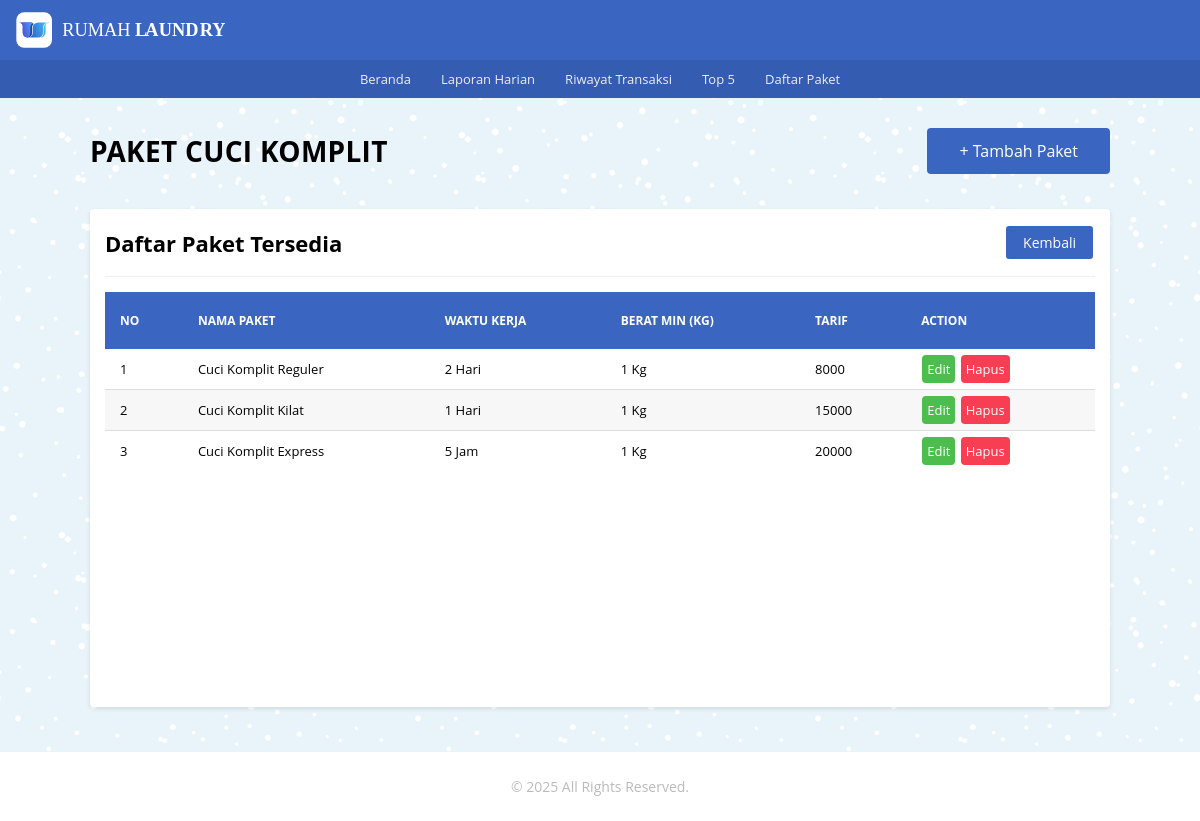
The page /paket/pkt_ck/pkt_ck.php on the database its author committed.
### tables this page shows
CREATE TABLE `tb_cuci_komplit` (
  `id_ck` int(11) NOT NULL,
  `nama_paket_ck` varchar(100) NOT NULL,
  `waktu_kerja_ck` varchar(20) NOT NULL,
  `kuantitas_ck` int(11) NOT NULL,
  `tarif_ck` int(11) NOT NULL
);

### _functions.php (called while the page is built, shortened)
<?php
$host	= 'localhost';
$user = 'root';
$pass	= '';
$db	= 'laundry_app';
$koneksi = mysqli_connect($host,$user,$pass,$db);
function query($query){
	global $koneksi;
	$result = mysqli_query($koneksi, $query);
	$rows = [];
	while ($row = mysqli_fetch_assoc($result)) {
		$rows[] = $row;
	}
	return $rows;
}
function url($url = null){
	$url_utama = "http://localhost/rumah_laundry_6";
	if ($url != null) {
		return $url_utama . '/' . $url;
	}else{
		return $url_utama;
	}
}

### paket/pkt_ck/pkt_ck.php (the view)
<?php
	require_once('../../_header.php');
	$data_ck = query('SELECT * FROM tb_cuci_komplit');
?>
	<div id="pkt_ck" class="main-content">
		<div class="container">
			<div class="baris">
				<div class="selamat-datang">
					<div class="col-header">
						<h2 class="judul-md">Paket Cuci Komplit</h2>
					</div>
					<div class="col-header txt-right">
						<a href="<?=url('paket/pkt_ck/tambah.php')?>" class="btn-lg bg-primary">+ Tambah Paket</a>
					</div>
				</div>
			</div>
			<div class="baris">
				<div class="col">
					<div class="card">
						<div class="card-title card-flex">
							<div class="card-col">
								<h2>Daftar Paket Tersedia</h2>
							</div>
							<div class="card-col txt-right">
								<a href="<?=url('paket/paket.php')?>" class="btn-xs bg-primary">Kembali</a>
							</div>
						</div>
						<div class="card-body">
							<div class="tabel-kontainer">
								<table class="tabel-transaksi">
									<thead>
										<tr>
											<th class="sticky">No</th>
											<th class="sticky">Nama Paket</th>
											<th class="sticky">Waktu Kerja</th>
											<th class="sticky">Berat Min (Kg)</th>
											<th class="sticky">Tarif</th>
											<th class="sticky">Action</th>
										</tr>
									</thead>
									<tbody>
										<?php $no = 1; ?>
										<?php foreach($data_ck as $ck) : ?>
											<tr>
												<td><?= $no ?></td>
												<td><?= $ck['nama_paket_ck'] ?></td>
												<td><?= $ck['waktu_kerja_ck'] ?></td>
												<td><?= $ck['kuantitas_ck'] . ' Kg' ?></td>
												<td><?= $ck['tarif_ck'] ?></td>
												<td>
													<a href="<?=url('paket/pkt_ck/edit.php')?>?id_ck=<?=$ck['id_ck']?>" class="btn btn-edit">Edit</a>
													<a href="<?=url('paket/pkt_ck/hapus.php')?>?id_ck=<?=$ck['id_ck']?>" onclick="return confirm('Yakin akan menghapus?');"  class="btn btn-hapus">Hapus</a>
												</td>
											</tr>
											<?php $no++ ?>
										<?php endforeach; ?>
									</tbody>
								</table>
							</div>
						</div>
					</div>
				</div>
			</div>
		</div>
	</div>
<?php require_once('../../_footer.php'); ?>

### _assets/css/style.css (style rules this page uses)
* { margin: 0; padding: 0; box-sizing: border-box; }
html,body { width: 100%; max-width: 100%; position: relative; font-family: 'Open sans', sans-serif; display: flex; flex-direction: column; background-image: url(../img/blue-snow.png); overflow-x: hidden; }
.txt-right { text-align: right; }
h2 { font-size: 22px; }
.main-content { display: flex; flex-direction: column; }
.container { display: flex; flex-direction: column; width: 1080px; max-width: 100%; margin: auto; padding: 0 15px; min-height: 20px; }
.baris { position: relative; margin: 0px; display: flex; flex-direction: row; flex-wrap: wrap; }
.selamat-datang { width: 100%; display: flex; flex-direction: row; flex-wrap: wrap; align-items: center; justify-content: space-between; padding: 0 15px; margin: 30px 0 20px 0; }
.selamat-datang .col-header { flex: 1; }
.selamat-datang .col-header .judul-md { font-size: 28px; text-transform: uppercase; letter-spacing: .3px; }
.selamat-datang .col-header a { display: inline-block; color: #fff; text-decoration: none; }
.btn-lg { padding: 10px 30px; border-radius: 4px; }
.bg-primary { border: 2px solid #3a66c1; color: #ffffff; background-color: #3a66c1; }
.col { flex: 1; }
.card { background-color: #fff; margin: 15px; padding: 15px; border-radius: 4px; box-shadow: 0 2px 4px rgba(0,0,0,0.10); }
.card-body { position: relative; }
.card-title { padding-bottom: 15px; margin-bottom: 15px; border-bottom: 1px solid #eeeeee; }
.card-flex { display: flex; flex-direction: row; align-items: center; justify-content: space-between; }
.card-col { flex: 1; }
.tabel-kontainer { display: block; width: 100%; height: 400px; position: relative; overflow-x: auto; overflow-y: auto; }
.tabel-transaksi { border: 0; border-collapse: collapse; width: 100%; }
.tabel-transaksi thead { color: #ffffff; }
.tabel-transaksi thead th { text-transform: uppercase; font-size: 12px; text-align: left; padding: 20px 15px; background-color: #3a66c1; }
.sticky { position: sticky; top: 0; }
.tabel-transaksi tbody tr { border-bottom: 1px solid #dddddd; }
.tabel-transaksi tbody tr:nth-child(even) { background-color: #f7f7f7; }
.tabel-transaksi tbody tr:last-child { border-bottom: 0; }
.tabel-transaksi tbody tr td { padding: 5px 15px; font-size: 13px; }
.btn { display: inline-block; text-decoration: none; padding: 5px; margin: 1px; border-radius: 4px; }
.btn-edit { background-color: #4dbd4d; color: #ffffff; }
.btn-hapus { background-color: #f73e53; color: #ffffff; }
.btn-xs { font-size: 14px; display: inline-block; text-decoration: none; padding: 5px 15px; margin: 2px; border-radius: 3px; cursor: pointer; }

### rows shown on the page
tb_cuci_komplit: nama_paket_ck "Cuci Komplit Reguler", waktu_kerja_ck "2 Hari", kuantitas_ck "1", tarif_ck "8000"
tb_cuci_komplit: nama_paket_ck "Cuci Komplit Kilat", waktu_kerja_ck "1 Hari", kuantitas_ck "1", tarif_ck "15000"
tb_cuci_komplit: nama_paket_ck "Cuci Komplit Express", waktu_kerja_ck "5 Jam", kuantitas_ck "1", tarif_ck "20000"
